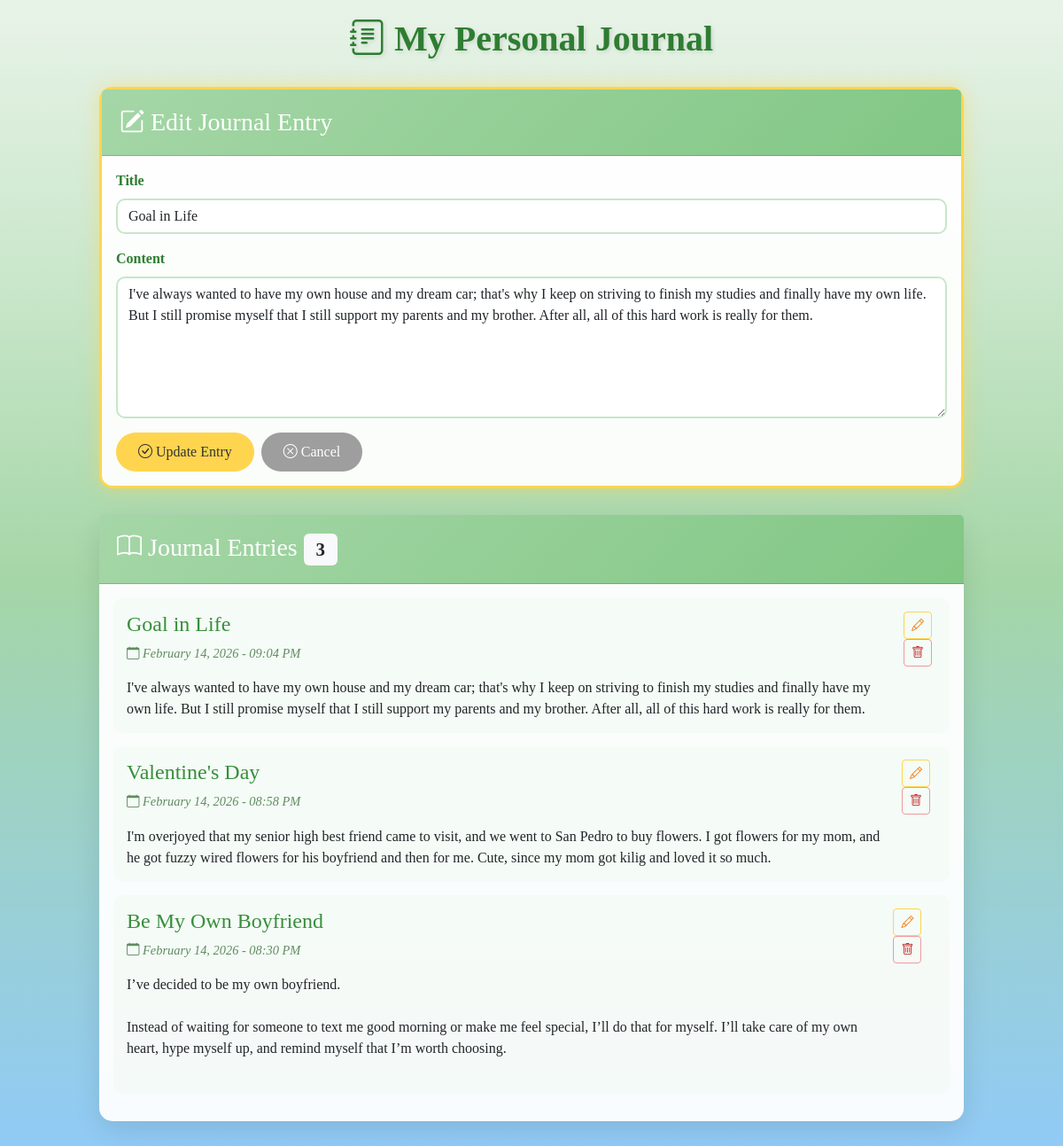
Screenshot of /?edit=4 with the database file from the repository.
### tables this page shows
CREATE TABLE `journal` (
  `journal_id` int(11) NOT NULL,
  `title` varchar(255) NOT NULL,
  `content` text NOT NULL,
  `entry_date` datetime DEFAULT current_timestamp(),
  `updated_at` datetime DEFAULT current_timestamp() ON UPDATE current_timestamp()
);

### index.php (the view, shortened to what this page needs)
<?php
include 'connection.php';
$edit_mode = false;
$edit_title = '';
$edit_content = '';
if (isset($_GET['edit'])) {
    $edit_mode = true;
    $edit_id = intval($_GET['edit']);
    $result = $conn->query("SELECT * FROM journal WHERE journal_id=$edit_id");
    if ($result && $result->num_rows > 0) {
        $row = $result->fetch_assoc();
        $edit_title = $row['title'];
        $edit_content = $row['content'];
    }
}
$entries = $conn->query("SELECT * FROM journal ORDER BY entry_date DESC");
?>
<!DOCTYPE html>
<html lang="en">
<head>
    <link href="https://cdn.jsdelivr.net/npm/bootstrap@5.3.0/dist/css/bootstrap.min.css" rel="stylesheet">
    <link rel="stylesheet" href="https://cdn.jsdelivr.net/npm/bootstrap-icons@1.10.0/font/bootstrap-icons.css">
</head>
<body>
    <div class="container">
        <h1><i class="bi bi-journal-text"></i> My Personal Journal</h1>
        <div class="card <?php echo $edit_mode ? 'edit-mode-highlight' : ''; ?>">
            <div class="card-header">
                <h3 class="mb-0">
                    <?php if ($edit_mode): ?>
                        <i class="bi bi-pencil-square"></i> Edit Journal Entry
                    <?php else: ?>
                        <i class="bi bi-plus-circle"></i> New Journal Entry
                    <?php endif; ?>
                </h3>
            </div>
            <div class="card-body">
                <form method="POST" action="">
                    <div class="mb-3">
                        <label for="title" class="form-label">Title</label>
                        <input type="text" class="form-control" id="title" name="title"
                               value="<?php echo htmlspecialchars($edit_title); ?>"
                               placeholder="Enter your journal title..." required>
                    </div>
                    <div class="mb-3">
                        <label for="content" class="form-label">Content</label>
                        <textarea class="form-control" id="content" name="content" rows="6"
                                  placeholder="Write your thoughts here..." required><?php echo htmlspecialchars($edit_content); ?></textarea>
                    </div>
                    <div class="d-flex gap-2">
                        <?php if ($edit_mode): ?>
                            <button type="submit" name="update" class="btn btn-warning btn-custom">
                                <i class="bi bi-check-circle"></i> Update Entry
                            </button>
                            <a href="index.php" class="btn btn-secondary btn-custom">
                                <i class="bi bi-x-circle"></i> Cancel
                            </a>
                        <?php else: ?>
                            <button type="submit" name="create" class="btn btn-primary btn-custom">
                                <i class="bi bi-plus-circle"></i> Add Entry
                            </button>
                        <?php endif; ?>
                    </div>
                </form>
            </div>
        </div>
        <div class="card">
            <div class="card-header">
                <h3 class="mb-0">
                    <i class="bi bi-book"></i> Journal Entries
                    <span class="badge bg-light text-dark"><?php echo $entries ? $entries->num_rows : 0; ?></span>
                </h3>
            </div>
            <div class="card-body">
                <?php if ($entries && $entries->num_rows > 0): ?>
                    <?php while($row = $entries->fetch_assoc()): ?>
                        <div class="journal-entry">
                            <div class="d-flex justify-content-between align-items-start">
                                <div class="flex-grow-1">
                                    <h4><?php echo htmlspecialchars($row['title']); ?></h4>
                                    <p class="entry-date">
                                        <i class="bi bi-calendar"></i>
                                        <?php echo date('F d, Y - h:i A', strtotime($row['entry_date'])); ?>
                                    </p>
                                    <p class="mb-0"><?php echo nl2br(htmlspecialchars($row['content'])); ?></p>
                                </div>
                                <div class="ms-3">
                                    <a href="?edit=<?php echo $row['journal_id']; ?>" class="btn btn-sm btn-outline-warning me-1" title="Edit">
                                        <i class="bi bi-pencil"></i>
                                    </a>
                                    <a href="?delete=<?php echo $row['journal_id']; ?>" class="btn btn-sm btn-outline-danger"
                                       onclick="return confirm('Are you sure you want to delete this entry?')" title="Delete">
                                        <i class="bi bi-trash"></i>
                                    </a>
                                </div>
                            </div>
                        </div>
                    <?php endwhile; ?>
                <?php endif; ?>
            </div>
        </div>
    </div>
</body>
</html>

### index.php (style rules this page uses)
* { font-family: Georgia, serif; }
body { background: linear-gradient(180deg, #E8F3E8 0%, #C8E6C9 25%, #A5D6A7 50%, #90CAF9 100%); min-height: 100vh; padding: 20px 0; }
.container { max-width: 1000px; }
.card { border: none; box-shadow: 0 10px 30px rgba(0,0,0,0.1); border-radius: 15px; margin-bottom: 30px; background: rgba(255, 255, 255, 0.95); }
.card-header { background: linear-gradient(135deg, #A5D6A7 0%, #81C784 100%); color: white; border-radius: 15px 15px 0 0; padding: 20px; }
.journal-entry { transition: transform 0.3s; background: rgba(232, 243, 232, 0.3); padding: 15px; border-radius: 10px; margin-bottom: 15px; }
.btn-custom { border-radius: 25px; padding: 10px 25px; font-family: Georgia, serif; }
.btn-warning { background: #FFD54F; border: none; color: #333; }
.btn-secondary { background: #9E9E9E; border: none; color: white; }
.entry-date { color: #5F8D60; font-size: 0.9rem; font-style: italic; }
h1 { color: #2E7D32; text-align: center; margin-bottom: 30px; text-shadow: 2px 2px 4px rgba(0,0,0,0.1); font-family: Georgia, serif; font-weight: bold; }
h3 { font-family: Georgia, serif; }
h4 { color: #388E3C; font-family: Georgia, serif; }
.form-label { color: #2E7D32; font-weight: 600; }
.form-control { border: 2px solid #C8E6C9; border-radius: 10px; font-family: Georgia, serif; }
textarea.form-control { font-family: Georgia, serif; }
.badge { background: rgba(255, 255, 255, 0.9); color: #2E7D32; font-family: Georgia, serif; }
.btn-outline-warning { border-color: #FFD54F; color: #F57F17; }
.btn-outline-danger { border-color: #EF9A9A; color: #C62828; }
.edit-mode-highlight { border: 3px solid #FFD54F; box-shadow: 0 0 20px rgba(255, 213, 79, 0.5); }

### rows the page displays
journal: title "Goal in Life", content "I've always wanted to have my own house and my dream car; that's why I keep on striving to finish my studies and finally have my own life. But I still promise myself that I still support my parents and my brother. After all, all of this hard work is really for them.", entry_date "February 14, 2026 - 09:04 PM"
journal: title "Valentine's Day", entry_date "February 14, 2026 - 08:58 PM", content "I'm overjoyed that my senior high best friend came to visit, and we went to San Pedro to buy flowers. I got flowers for my mom, and he got fuzzy wired flowers for his boyfriend and then for me. Cute, since my mom got kilig and loved it so much."
journal: title "Be My Own Boyfriend", entry_date "February 14, 2026 - 08:30 PM", content "I’ve decided to be my own boyfriend. Instead of waiting for someone to text me good morning or make me feel special, I’ll do that for myself. I’ll take care of my own heart, hype myself up, and remind myself that I’m worth choosing."

### other values shown
$entries->num_rows "3"
